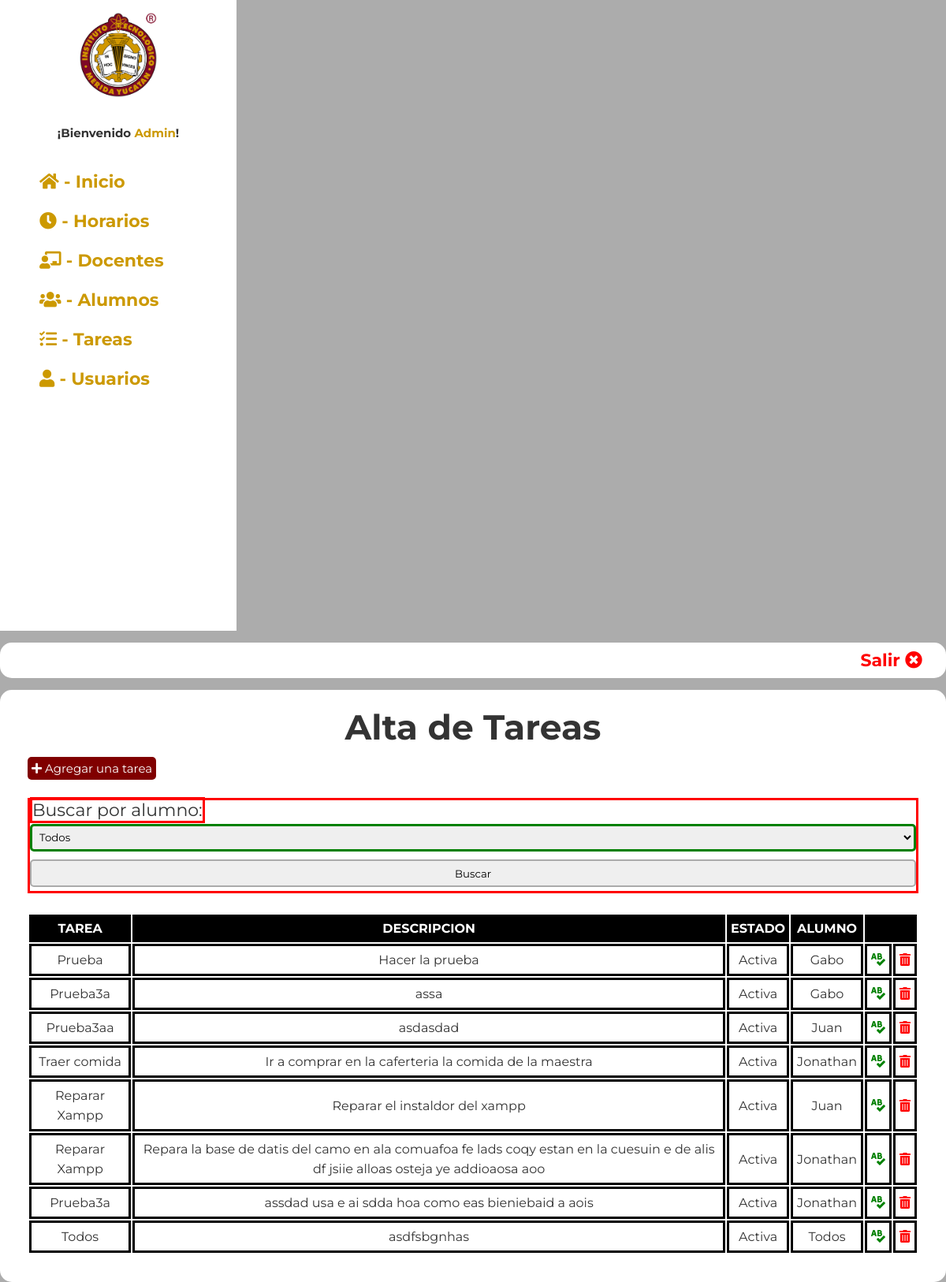
The page /admin/tareas_p.php (signed in) on the database as committed earlier.
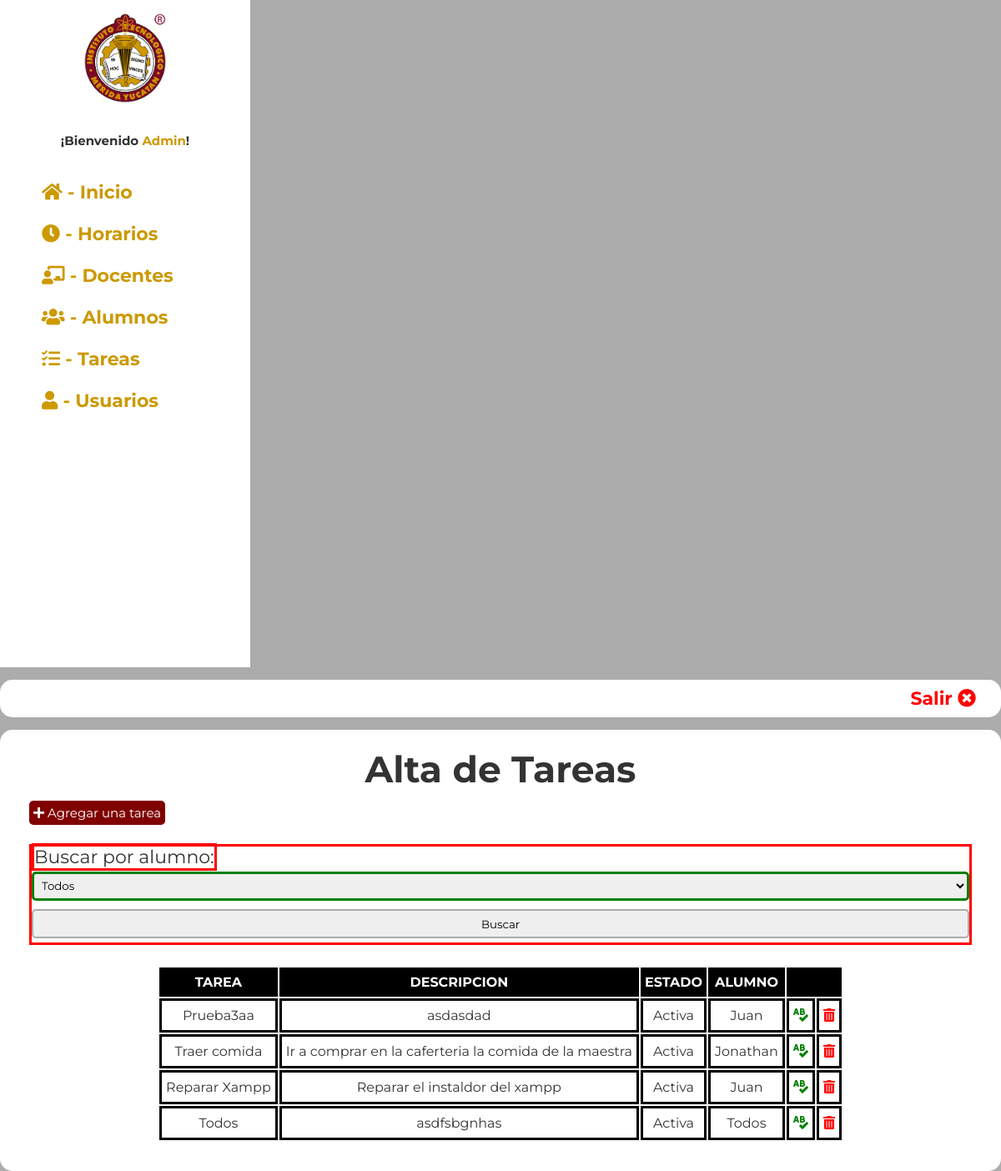
The same page on the database as committed later.
### tables this page shows
CREATE TABLE `tareas` (
  `id_tarea` int(5) NOT NULL,
  `nombre_tarea` varchar(255) DEFAULT NULL,
  `descripcion` varchar(255) DEFAULT NULL,
  `estado` varchar(255) DEFAULT NULL,
  `usuario` int(5) DEFAULT NULL
);

CREATE TABLE `alumnos` (
  `id` int(5) NOT NULL,
  `nombres` varchar(255) DEFAULT NULL,
  `apellidos` varchar(255) DEFAULT NULL,
  `email` varchar(255) DEFAULT NULL,
  `contrasena` varchar(255) DEFAULT NULL,
  `matricula` varchar(9) DEFAULT NULL,
  `carrera` varchar(255) NOT NULL,
  `sexo` varchar(255) NOT NULL,
  `ingreso` int(3) NOT NULL,
  `rol` varchar(255) NOT NULL
);

### admin/tareas_p.php (the view, shortened to what this page needs)
<!DOCTYPE html>
<html lang="en">
<head>
    <link rel="stylesheet" href="https://cdnjs.cloudflare.com/ajax/libs/font-awesome/5.15.4/css/all.min.css"/>
    <link rel="stylesheet" href="styles.css"/>
</head>
<body class="panel">
    <div class="contenedor">
        <?php include "menu_panel.php"?>
        <div class="cont_panel">
            <div class="header_panel">
                <a href="salir.php">Salir <i class="fas fa-times-circle"></i></a>
            </div>
            <div class="info_panel">
                <h1>Alta de Tareas</h1>
                <br>
                <div class="cont_info">
                <a href="crear_tarea.php" class="btn"><i class="fas fa-plus"></i> Agregar una tarea</a><br><br>
                <form class="buscar" action="" method="get">
                    <label for="" class="bs_docente">Buscar por alumno:</label>
                    <select name="busca_alumno" class="bs_docentes">
                        <option value="">Todos</option>
                    </select>
                    <button type="submit" name="buscar">Buscar</button>
                </form><br>
                <table class="tablaspanel">
                        <tr>
                            <th>TAREA</th>
                            <th>DESCRIPCION</th>
                            <th>ESTADO</th>
                            <th>ALUMNO</th>
                            <th colspan="2"></th>
                        </tr>
                        <?php require "conexion.php";
                        if (isset($_GET['buscar']) and $_GET['busca_alumno']) {
                            $alumno = $_GET['busca_alumno'];
                            $todos_datos = "SELECT * FROM tareas
                            INNER JOIN alumnos ON tareas.usuario = alumnos.id
                            WHERE nombres LIKE '%$alumno%'";
                        } else {
                            $todos_datos = "SELECT * FROM tareas
                            INNER JOIN alumnos ON tareas.usuario = alumnos.id";
                        }
                        $resultado = mysqli_query($conectar, $todos_datos);
                        while ($fila = mysqli_fetch_assoc($resultado)){
                        ?>
                            <tr>
                                <td>
                                    <?php echo $fila['nombre_tarea']; ?>
                                </td>
                                <td><?php echo $fila['descripcion']; ?></td>
                                <td><?php echo $fila['estado']; ?></td>
                                <td><?php echo $fila['nombres']; ?></td>
                                <td><a class="editar" href="editar_usuario.php?id=<?php echo $fila['id']; ?>"><i class="fas fa-spell-check"></i></a></td>
                                <td><a class="eliminar" href="#" onClick="validar('eliminar_tarea.php?id=<?php echo $fila['id_tarea']; ?>')"><i class="fas fa-trash-alt"></i></a></td>
                            </tr>
                        <?php }?>
                    </table>
                </div>
            </div>
        </div>
    </div>
</body>
</html>

Rows that differ between the two databases and show on the page:
removed tareas: nombre_tarea "Prueba", descripcion "Hacer la prueba", estado "Activa", usuario.nombres "Gabo"
removed tareas: nombre_tarea "Prueba3a", descripcion "assa", estado "Activa", usuario.nombres "Gabo"
removed tareas: nombre_tarea "Reparar Xampp", descripcion "Repara la base de datis del camo en ala comuafoa fe lads coqy estan en la cuesuin e de alis df jsiie alloas osteja ye addioaosa aoo", estado "Activa", usuario.nombres "Jonathan"
removed tareas: nombre_tarea "Prueba3a", descripcion "assdad usa e ai sdda hoa como eas bieniebaid a aois", estado "Activa", usuario.nombres "Jonathan"
